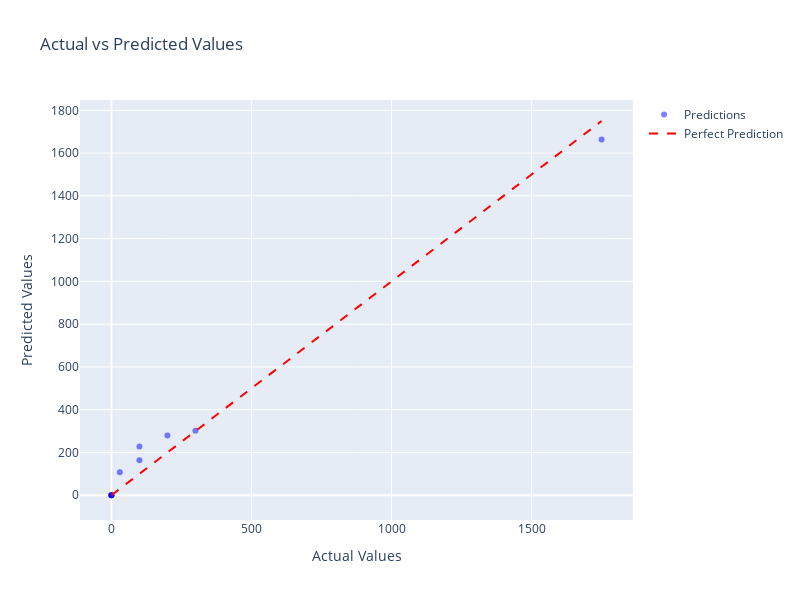

Notebook cell for this chart:
### Code cell
import plotly.express as px
import plotly.graph_objects as go

fig = go.Figure()

fig.add_trace(go.Scatter(
    x=y_test,
    y=y_pred2,
    mode='markers',
    name='Predictions',
    marker=dict(color='blue', opacity=0.5)
))

# Add the diagonal line for actual value
fig.add_trace(go.Scatter(
    x=[y_test.min(), y_test.max()],
    y=[y_test.min(), y_test.max()],
    mode='lines',
    name='Perfect Prediction',
    line=dict(color='red', dash='dash')
))

fig.update_layout(
    title='Actual vs Predicted Values',
    xaxis_title='Actual Values',
    yaxis_title='Predicted Values',
    width=800,
    height=600,
    hovermode='closest'
)

fig.show()

### Figure 1 — Plotly figure (JSON) as saved in the notebook; plotly's stock layout.template omitted (floating-point values rounded to 4 significant figures)
{"data": [{"marker": {"color": "blue", "opacity": 0.5}, "mode": "markers", "name": "Predictions", "type": "scatter", "x": [1750, 200, 0, 30, 0, 300, 100, 0, 100, 0], "y": [1664.0, 279.3, 0.0, 108.1, 0.0, 301.7, 163.9, 0.0, 228.0, 0.0]}, {"line": {"color": "red", "dash": "dash"}, "mode": "lines", "name": "Perfect Prediction", "type": "scatter", "x": [0, 1750], "y": [0, 1750]}], "layout": {"height": 600, "hovermode": "closest", "title": {"text": "Actual vs Predicted Values"}, "width": 800, "xaxis": {"title": {"text": "Actual Values"}}, "yaxis": {"title": {"text": "Predicted Values"}}}}
